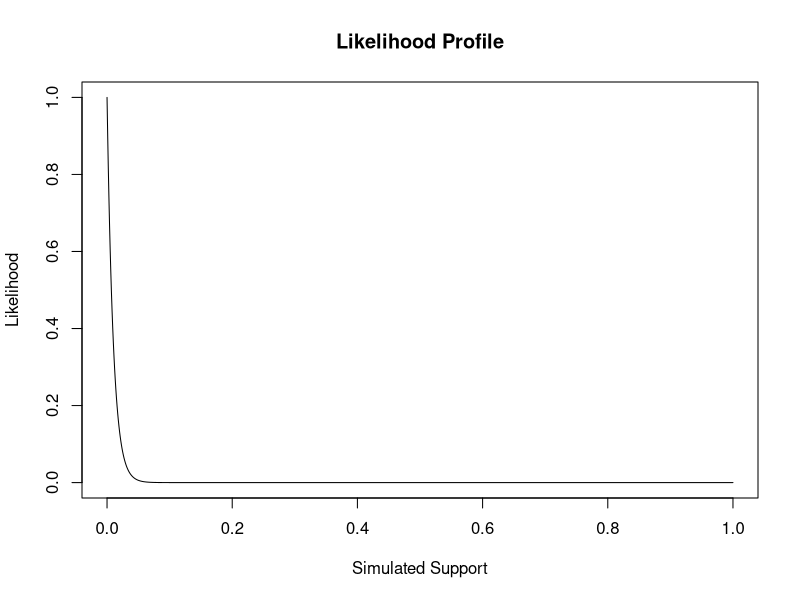
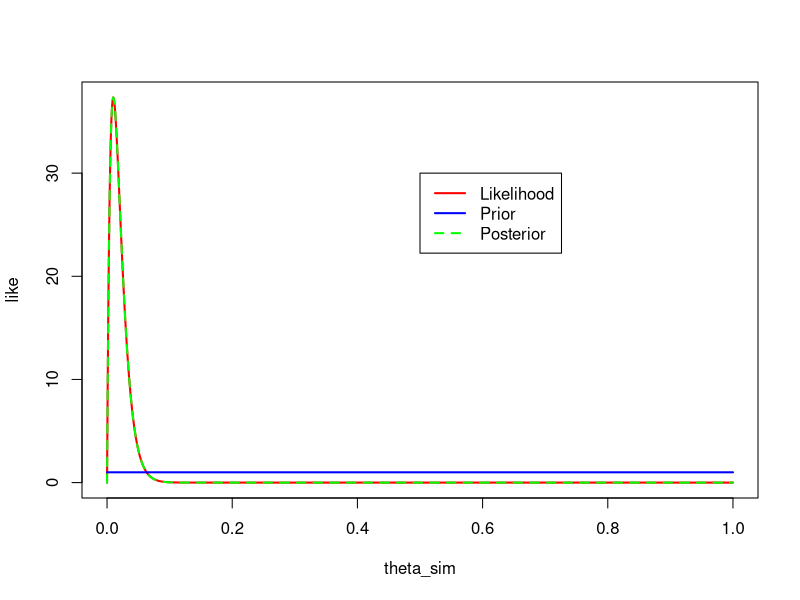
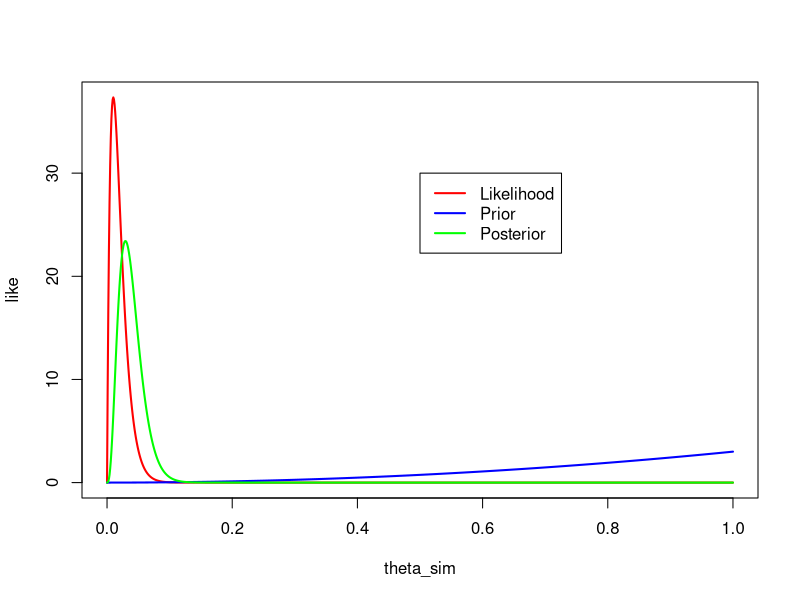
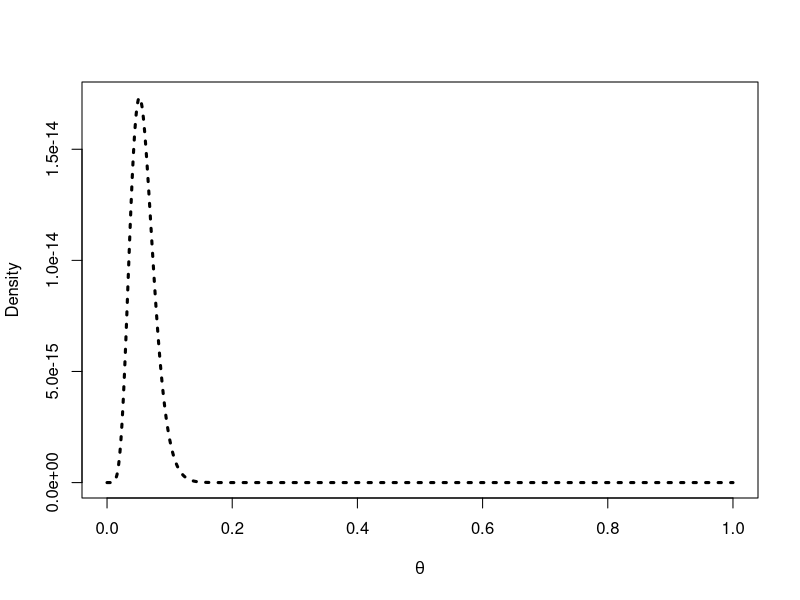
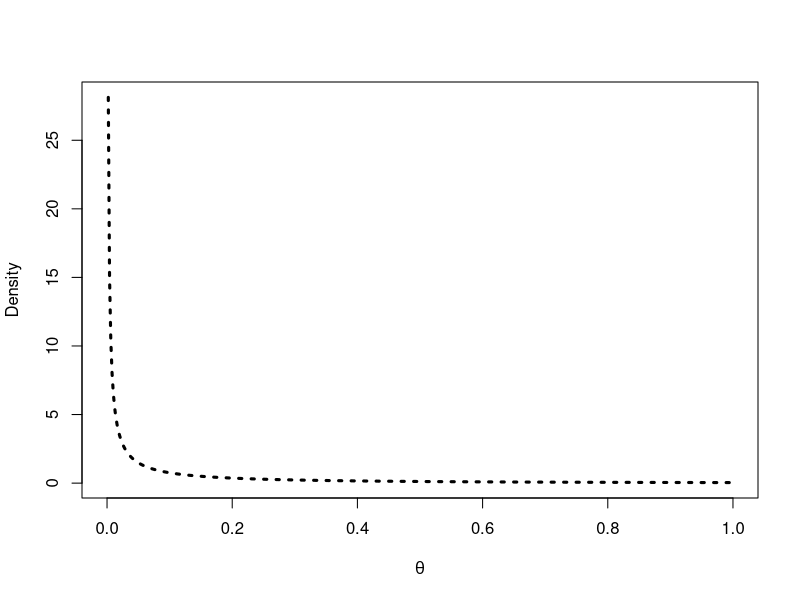
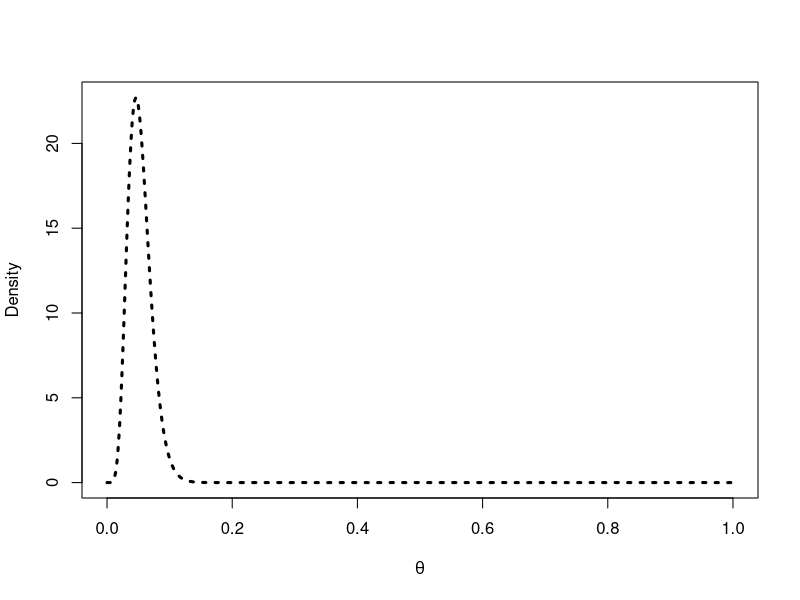
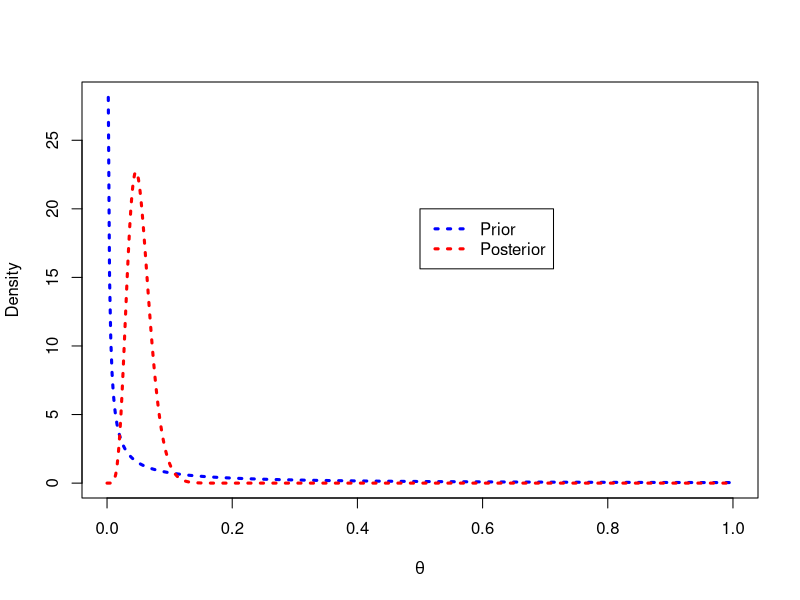
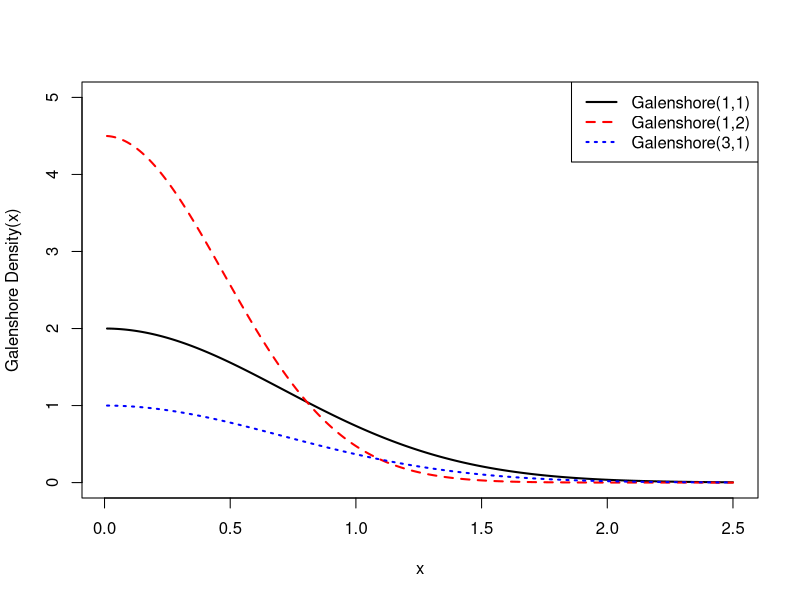

Source code (R) for these figures, in order:
## ---- chunk 1
obs_data <- rbinom(n = 100, size = 1, prob = .01)

myBernLH <- function(obs_data, theta){
  N <- length(obs_data)
  x <- sum(obs_data)
  LH <- (theta^x)* ((1-theta)^(N-x))
  return(LH)
}

#create grid
theta_sim <- seq(0, 1, length=1000)
#store the LH values
sim_lh <- myBernLH(obs_data, theta_sim)
#create the plot
head(theta_sim)
tail(sim_lh)
plot(theta_sim, sim_lh, type = "l", main = "Likelihood Profile", xlab = "Simulated Support", ylab = "Likelihood")
## ---- chunk 2
set.seed(1234)

obs_data <- rbinom(n = 100, size = 1, prob = .01)

BetaBernMod <- function(a,b,data){
  sum_data <- sum(data)
  n <- length(data)
  a1 <- sum_data + a
  b1 <- n - sum_data + b
  return (c(a1, b1))
}

BetaBernMod(1,1,obs_data)
BetaBernMod(3,1,obs_data)
## ---- chunk 3
set.seed(1234)
obs_data <- rbinom(n = 100, size = 1, prob = .01)
theta_sim <- seq(0, 1, length=1000)

n <- length(obs_data)
x <- sum(obs_data)
like <- dbeta(theta_sim, x +1, n-x+1)

#make the non informative distributions
parameters_non <- BetaBernMod(1,1,obs_data)
non_prior <- dbeta(theta_sim, 1,1)
non_post <- dbeta(theta_sim, parameters_non[1], parameters_non[2])

#make the informative distributions
parameters_info <- BetaBernMod(3,1,obs_data)
info_prior <- dbeta(theta_sim, 3,1)
info_post <- dbeta(theta_sim, parameters_info[1], parameters_info[2])

#plot all 3 with the non informative prior
plot(theta_sim, like, type = "l", col = "red", lwd = 2)
lines(theta_sim, non_prior, type = "l", lwd = 2, col = "blue")
lines(theta_sim, non_post, type = "l", lty = 2, lwd = 2, col = "green")
legend(.5, 30, legend = c("Likelihood", "Prior", "Posterior"), col = c("red", "blue", "green"), lty = c(1,1,2), lwd = c(2,2,2))

#plot them all together with the informative prior
plot(theta_sim, like, type = "l", col = "red", lwd = 2)
lines(theta_sim, info_prior, type = "l", lwd = 2, col = "blue")
lines(theta_sim, info_post, type = "l", lwd = 2, col = "green")
legend(.5, 30, legend = c("Likelihood", "Prior", "Posterior"), col = c("red", "blue", "green"), lty = c(1,1,1), lwd = c(2,2,2))
## ---- chunk 4
#sum of all data = 154.5
n <- 8

a <- .1
b <- 1
th <- seq(0, 1, length = 500)

x <- 154.5 #not sure if this is actually correct

like <- (th ^ n) * exp(-th * x)
prior <- dgamma(th, a, b)
post <- dgamma(th, n + a, x - b)

#plot the likelihood function
plot(
  th,
  like,
  type = "l",
  ylab = "Density",
  lty = 3,
  lwd = 3,
  xlab = expression(theta)
)

#plot the prior distribution
plot(
  th,
  prior,
  type = "l",
  ylab = "Density",
  lty = 3,
  lwd = 3,
  xlab = expression(theta)
)

#plot the posterior distribution
plot(
  th,
  post,
  type = "l",
  ylab = "Density",
  lty = 3,
  lwd = 3,
  xlab = expression(theta)
)

#plot the prior and posterior together
plot(
  th,
  prior,
  col = "blue",
  type = "l",
  ylab = "Density",
  lty = 3,
  lwd = 3,
  xlab = expression(theta)
)
lines(
  th,
  post,
  col = "red",
  type = "l",
  lty = 3,
  lwd = 3
)
legend(
  0.5,
  20,
  legend = c("Prior", "Posterior"),
  col = c("blue", "red"),
  lwd = c(3, 3),
  lty = c(3, 3)
)
## ---- chunk 5
#plot galenshore
dgalenshore <- function(x, a, theta){
  return ((2/gamma(a)) * theta^(2 * a) * exp(-theta^2 * x^2))
}
x <- seq(0.01, 2.5, 0.01)
plot(x, dgalenshore(x, 1, 1), type = "l", ylab = "Galenshore Density(x)", col = "black", 
    ylim = c(0, 5), lwd = 2)
lines(x, dgalenshore(x, 1, 1.5), type = "l", col = "red", lwd = 2, lty = 2)
lines(x, dgalenshore(x, 3, 1), type = "l", col = "blue", lwd = 2, lty = 3)
legend("topright", c("Galenshore(1,1)", "Galenshore(1,2)", "Galenshore(3,1)"), 
    col = c("black", "red", "blue"), lwd = c(2, 2, 2), lty = c(1, 2, 3))

